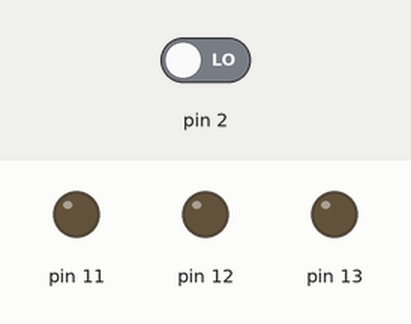
Recording of a sketch running on a simulated Arduino Uno, built with avr-gcc and run on an emulated ATmega328P. Shown: output pins drawn as LEDs (lit = HIGH). The inputs (shaded band) are chosen by the test bench; at power-on: pin 2 LOW.

Above: at 1.2 s.
1.3 s: pin 2 driven HIGH
At 2.1 s:
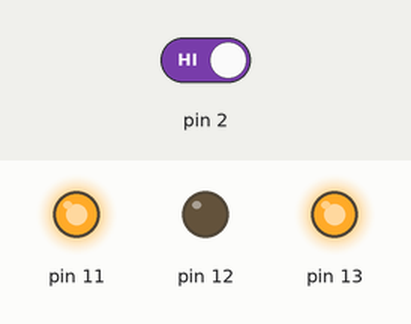
4.3 s: pin 2 driven LOW
At 5.1 s:
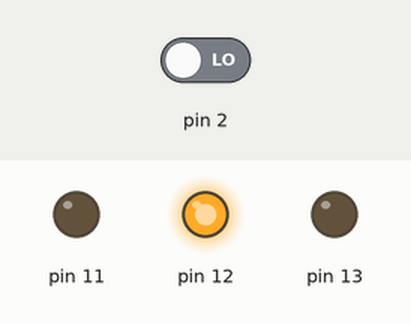
Timing chart, 0 to 7.3 s (numbered marks = the images above; inputs shaded):
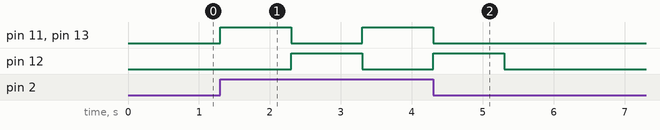

The sketch:

ledCntrcontinous.ino
```cpp
// C++ code
//
int buttonState = 0;

void setup()
{
  pinMode(2, INPUT);
  pinMode(13, OUTPUT);
  pinMode(11, OUTPUT);
  pinMode(12, OUTPUT);
}

void loop()
{
  buttonState = digitalRead(2);
  if (buttonState == HIGH) {
    digitalWrite(13, HIGH);
    digitalWrite(11, HIGH);
    digitalWrite(12, LOW);
    delay(1000); // Wait for 1000 millisecond(s)
    digitalWrite(13, LOW);
    digitalWrite(12, HIGH);
    digitalWrite(11, LOW);
    delay(1000); // Wait for 1000 millisecond(s)
  } else {
    digitalWrite(13, LOW);
    digitalWrite(12, LOW);
    digitalWrite(11, LOW);
  }
}
```

Measured:
- after the input at 1.3 s, pin 11, pin 13: LOW → HIGH at once, → LOW 1.0 s later, → HIGH 1.0 s later; pin 12: LOW → HIGH after 1.0 s, → LOW 1.0 s later
- after the input at 4.3 s, pin 11, pin 13: goes on until 4.3 s, then stays LOW; pin 12: goes on until 5.3 s, then stays LOW
